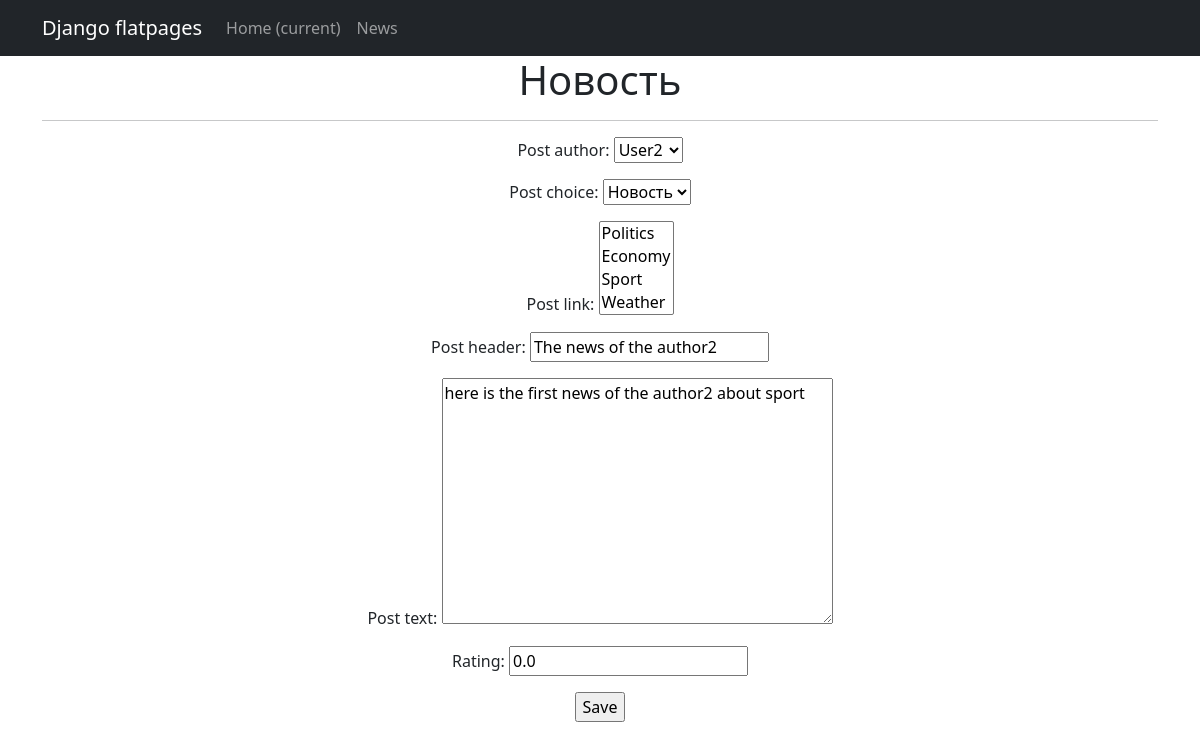
Screenshot of /news/3/edit/ with the database file from the repository.
### NewsPortal/models.py (models this page shows, shortened)
class Post(models.Model):
    post_author = models.ForeignKey(Author, on_delete=models.CASCADE)
    post_choice = models.CharField(max_length=2, choices=POSITIONS)
    post_time_in = models.DateTimeField(auto_now_add=True)
    post_link = models.ManyToManyField(Category, "PostCategory")
    post_header = models.CharField(max_length=255)
    post_text = models.TextField()
    rating = models.FloatField(default=0.0)

### NewsPortal/views.py (the view)
# urls.py: path('<int:pk>/edit/', NewsUpdate.as_view(), name='post_update'),
class NewsUpdate(UpdateView):
    form_class = PostForm
    model = Post
    template_name = 'post_edit.html'

### NewsPortal/forms.py
class PostForm(forms.ModelForm):
   class Meta:
       model = Post
       fields = '__all__'

### NewsPortal/models.py (called while the page is built)
    def __str__(self):
        return f"{self.user}"

    def __str__(self):
        return f"{self.category_name}"

### templates/post_edit.html (shortened to what this page needs)
{% extends 'flatpages/default.html' %}
{% block content %}
<h1>Новость</h1>
<hr>
<form action="" method="post">
    {{ form.as_p }}
    <input type="submit" value="Save" />
</form>
{% endblock content %}

### rows the page displays
Post: post_author "User2", post_choice "Новость", post_header "The news of the author2", post_text "here is the first news of the author2 about sport", rating "0.0"
